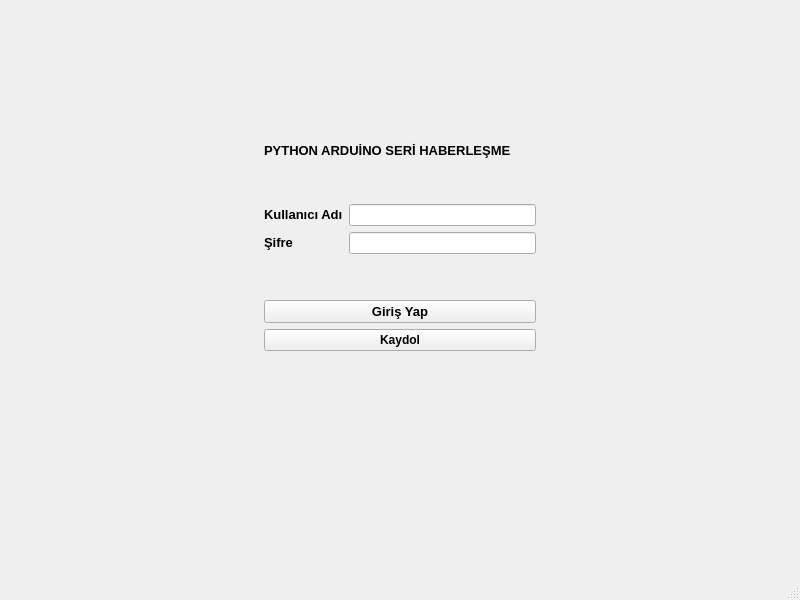
<?xml version="1.0" encoding="UTF-8"?>
<ui version="4.0">
 <class>Login</class>
 <widget class="QMainWindow" name="Login">
  <property name="geometry">
   <rect>
    <x>0</x>
    <y>0</y>
    <width>800</width>
    <height>600</height>
   </rect>
  </property>
  <property name="windowTitle">
   <string>MainWindow</string>
  </property>
  <widget class="QWidget" name="centralwidget">
   <layout class="QHBoxLayout" name="horizontalLayout">
    <item>
     <spacer name="horizontalSpacer">
      <property name="orientation">
       <enum>Qt::Horizontal</enum>
      </property>
      <property name="sizeType">
       <enum>QSizePolicy::Expanding</enum>
      </property>
      <property name="sizeHint" stdset="0">
       <size>
        <width>273</width>
        <height>20</height>
       </size>
      </property>
     </spacer>
    </item>
    <item>
     <layout class="QVBoxLayout" name="verticalLayout_2">
      <item>
       <spacer name="verticalSpacer_3">
        <property name="orientation">
         <enum>Qt::Vertical</enum>
        </property>
        <property name="sizeHint" stdset="0">
         <size>
          <width>20</width>
          <height>40</height>
         </size>
        </property>
       </spacer>
      </item>
      <item>
       <widget class="QLabel" name="label_3">
        <property name="sizePolicy">
         <sizepolicy hsizetype="Fixed" vsizetype="Fixed">
          <horstretch>0</horstretch>
          <verstretch>0</verstretch>
         </sizepolicy>
        </property>
        <property name="text">
         <string>&lt;html&gt;&lt;head/&gt;&lt;body&gt;&lt;p&gt;&lt;span style=&quot; font-size:10pt; font-weight:600;&quot;&gt;PYTHON ARDUİNO SERİ HABERLEŞME&lt;/span&gt;&lt;/p&gt;&lt;/body&gt;&lt;/html&gt;</string>
        </property>
       </widget>
      </item>
      <item>
       <spacer name="verticalSpacer_5">
        <property name="orientation">
         <enum>Qt::Vertical</enum>
        </property>
        <property name="sizeType">
         <enum>QSizePolicy::Maximum</enum>
        </property>
        <property name="sizeHint" stdset="0">
         <size>
          <width>20</width>
          <height>40</height>
         </size>
        </property>
       </spacer>
      </item>
      <item>
       <layout class="QFormLayout" name="formLayout">
        <item row="0" column="0">
         <widget class="QLabel" name="label">
          <property name="text">
           <string>&lt;html&gt;&lt;head/&gt;&lt;body&gt;&lt;p&gt;&lt;span style=&quot; font-size:10pt; font-weight:600;&quot;&gt;Kullanıcı Adı&lt;/span&gt;&lt;/p&gt;&lt;/body&gt;&lt;/html&gt;</string>
          </property>
         </widget>
        </item>
        <item row="0" column="1">
         <widget class="QLineEdit" name="textBox_id">
          <property name="sizePolicy">
           <sizepolicy hsizetype="Minimum" vsizetype="Minimum">
            <horstretch>0</horstretch>
            <verstretch>0</verstretch>
           </sizepolicy>
          </property>
          <property name="text">
           <string/>
          </property>
         </widget>
        </item>
        <item row="1" column="0">
         <widget class="QLabel" name="label_2">
          <property name="text">
           <string>&lt;html&gt;&lt;head/&gt;&lt;body&gt;&lt;p&gt;&lt;span style=&quot; font-size:10pt; font-weight:600;&quot;&gt;Şifre&lt;/span&gt;&lt;/p&gt;&lt;/body&gt;&lt;/html&gt;</string>
          </property>
         </widget>
        </item>
        <item row="1" column="1">
         <widget class="QLineEdit" name="textBox_pw">
          <property name="sizePolicy">
           <sizepolicy hsizetype="Minimum" vsizetype="Minimum">
            <horstretch>0</horstretch>
            <verstretch>0</verstretch>
           </sizepolicy>
          </property>
          <property name="echoMode">
           <enum>QLineEdit::Password</enum>
          </property>
         </widget>
        </item>
       </layout>
      </item>
      <item>
       <widget class="QLabel" name="label_wrongidpw">
        <property name="enabled">
         <bool>true</bool>
        </property>
        <property name="font">
         <font>
          <pointsize>9</pointsize>
         </font>
        </property>
        <property name="text">
         <string/>
        </property>
       </widget>
      </item>
      <item>
       <layout class="QVBoxLayout" name="verticalLayout">
        <item>
         <spacer name="verticalSpacer">
          <property name="orientation">
           <enum>Qt::Vertical</enum>
          </property>
          <property name="sizeType">
           <enum>QSizePolicy::Maximum</enum>
          </property>
          <property name="sizeHint" stdset="0">
           <size>
            <width>20</width>
            <height>20</height>
           </size>
          </property>
         </spacer>
        </item>
        <item>
         <widget class="QPushButton" name="buton_login">
          <property name="sizePolicy">
           <sizepolicy hsizetype="Minimum" vsizetype="Minimum">
            <horstretch>0</horstretch>
            <verstretch>0</verstretch>
           </sizepolicy>
          </property>
          <property name="font">
           <font>
            <pointsize>10</pointsize>
            <weight>75</weight>
            <bold>true</bold>
           </font>
          </property>
          <property name="text">
           <string>Giriş Yap</string>
          </property>
         </widget>
        </item>
        <item>
         <widget class="QPushButton" name="buton_register">
          <property name="sizePolicy">
           <sizepolicy hsizetype="Minimum" vsizetype="Minimum">
            <horstretch>0</horstretch>
            <verstretch>0</verstretch>
           </sizepolicy>
          </property>
          <property name="font">
           <font>
            <pointsize>9</pointsize>
            <weight>75</weight>
            <bold>true</bold>
           </font>
          </property>
          <property name="text">
           <string>Kaydol</string>
          </property>
         </widget>
        </item>
        <item>
         <spacer name="horizontalSpacer_3">
          <property name="orientation">
           <enum>Qt::Horizontal</enum>
          </property>
          <property name="sizeType">
           <enum>QSizePolicy::Fixed</enum>
          </property>
          <property name="sizeHint" stdset="0">
           <size>
            <width>272</width>
            <height>20</height>
           </size>
          </property>
         </spacer>
        </item>
        <item>
         <spacer name="verticalSpacer_6">
          <property name="orientation">
           <enum>Qt::Vertical</enum>
          </property>
          <property name="sizeHint" stdset="0">
           <size>
            <width>20</width>
            <height>40</height>
           </size>
          </property>
         </spacer>
        </item>
       </layout>
      </item>
      <item>
       <widget class="QLabel" name="label_4">
        <property name="text">
         <string/>
        </property>
       </widget>
      </item>
      <item>
       <spacer name="verticalSpacer_4">
        <property name="orientation">
         <enum>Qt::Vertical</enum>
        </property>
        <property name="sizeHint" stdset="0">
         <size>
          <width>20</width>
          <height>40</height>
         </size>
        </property>
       </spacer>
      </item>
     </layout>
    </item>
    <item>
     <spacer name="horizontalSpacer_2">
      <property name="orientation">
       <enum>Qt::Horizontal</enum>
      </property>
      <property name="sizeType">
       <enum>QSizePolicy::Expanding</enum>
      </property>
      <property name="sizeHint" stdset="0">
       <size>
        <width>272</width>
        <height>20</height>
       </size>
      </property>
     </spacer>
    </item>
   </layout>
  </widget>
  <widget class="QMenuBar" name="menubar">
   <property name="geometry">
    <rect>
     <x>0</x>
     <y>0</y>
     <width>800</width>
     <height>26</height>
    </rect>
   </property>
  </widget>
  <widget class="QStatusBar" name="statusbar"/>
 </widget>
 <resources/>
 <connections/>
</ui>
